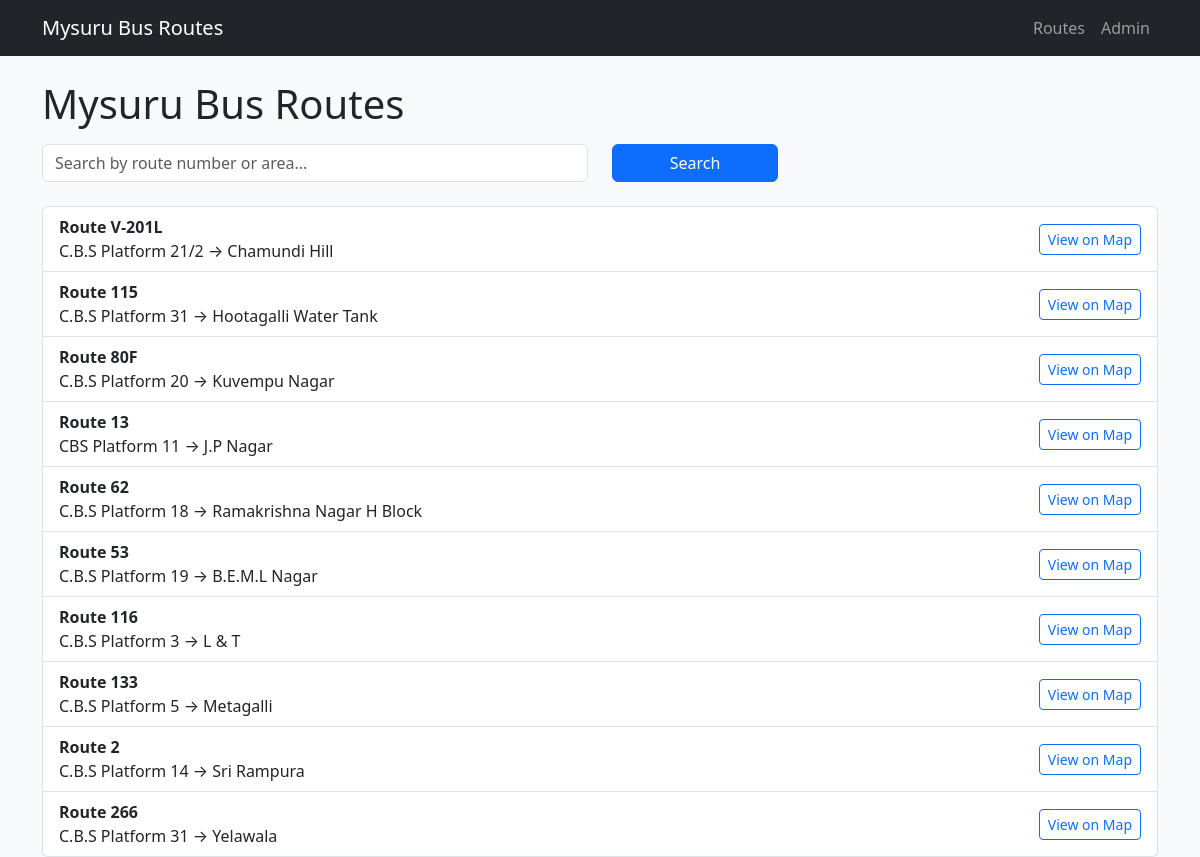
The page / on the database its author committed.
### bus_transport/models.py (models this page shows, shortened)
class BusRoute(models.Model):
    route_number = models.CharField(max_length=10)
    start_point = models.CharField(max_length=100)
    end_point = models.CharField(max_length=100)

### bus_transport/views.py (the view)
# urls.py: path("", views.home, name="home"),
def home(request):
    return route_list(request)

### bus_transport/views.py (called while the page is built)
def route_list(request):
    query = request.GET.get('q', '')  # can be route number or area text
    routes = BusRoute.objects.all()
    if query:
        routes = routes.filter(
            Q(route_number__icontains=query) |
            Q(start_point__icontains=query) |
            Q(end_point__icontains=query)
        )
    context = {
        "routes": routes,
        "query": query,
    }
    return render(request, "bus_transport/route_list.html", context)

### bus_transport/templates/bus_transport/route_list.html
{% extends "bus_transport/base.html" %}
{% block content %}
<h1 class="mb-3">Mysuru Bus Routes</h1>
<form method="get" class="row mb-4">
    <div class="col-md-6">
        <input type="text" name="q" class="form-control"
               placeholder="Search by route number or area..."
               value="{{ query }}">
    </div>
    <div class="col-md-2">
        <button class="btn btn-primary w-100" type="submit">Search</button>
    </div>
</form>
{% if routes %}
    <div class="list-group">
        {% for route in routes %}
        <div class="list-group-item">
            <div class="d-flex justify-content-between align-items-center">
                <div>
                    <strong>Route {{ route.route_number }}</strong><br>
                    {{ route.start_point }} → {{ route.end_point }}
                </div>
                <a href="{% url 'bus_transport:route_detail' route.id %}"
                   class="btn btn-outline-primary btn-sm">
                    View on Map
                </a>
            </div>
        </div>
        {% endfor %}
    </div>
{% else %}
    <p>No routes found.</p>
{% endif %}
{% endblock %}

### bus_transport/templates/bus_transport/base.html (shortened to what this page needs)
<!DOCTYPE html>
<html lang="en">
<head>
    <link href="https://cdn.jsdelivr.net/npm/bootstrap@5.3.0/dist/css/bootstrap.min.css" rel="stylesheet">
    <link rel="stylesheet" href="https://unpkg.com/leaflet/dist/leaflet.css" />
</head>
<body class="bg-light">
<nav class="navbar navbar-expand-lg navbar-dark bg-dark mb-4">
    <div class="container">
        <a class="navbar-brand" href="{% url 'bus_transport:home' %}">Mysuru Bus Routes</a>
        <div class="collapse navbar-collapse">
            <ul class="navbar-nav ms-auto">
                <li class="nav-item">
                    <a class="nav-link" href="{% url 'bus_transport:route_list' %}">Routes</a>
                </li>
                <li class="nav-item">
                    <a class="nav-link" href="/admin/">Admin</a>
                </li>
            </ul>
        </div>
    </div>
</nav>
<div class="container">
    {% block content %}{% endblock %}
</div>
</body>
</html>

### rows shown on the page
BusRoute: route_number "V-201L", start_point "C.B.S Platform 21/2", end_point "Chamundi Hill"
BusRoute: route_number "115", start_point "C.B.S Platform 31", end_point "Hootagalli Water Tank"
BusRoute: route_number "80F", start_point "C.B.S Platform 20", end_point "Kuvempu Nagar"
BusRoute: route_number "13", start_point "CBS Platform 11", end_point "J.P Nagar"
BusRoute: route_number "62", start_point "C.B.S Platform 18", end_point "Ramakrishna Nagar H Block"
BusRoute: route_number "53", start_point "C.B.S Platform 19", end_point "B.E.M.L Nagar"
BusRoute: route_number "116", start_point "C.B.S Platform 3", end_point "L & T"
BusRoute: route_number "133", start_point "C.B.S Platform 5", end_point "Metagalli"
BusRoute: route_number "2", start_point "C.B.S Platform 14", end_point "Sri Rampura"
BusRoute: route_number "266", start_point "C.B.S Platform 31", end_point "Yelawala"
